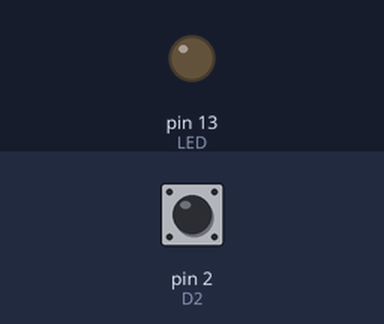
Bench run of a sketch on a simulated Arduino Uno, built with avr-gcc and run on an emulated ATmega328P. Parts: output pins drawn as LEDs (lit = HIGH). The test bench sets the inputs (shaded band); at power-on: pin 2 (D2) HIGH.

Above: at 1.2 s.
1.3 s: pin 2 (D2) pulled LOW for 0.15 s
At 1.8 s:
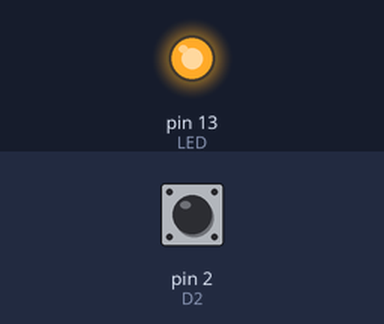
2.9 s: pin 2 (D2) pulled LOW for 1 s
At 4.2 s:
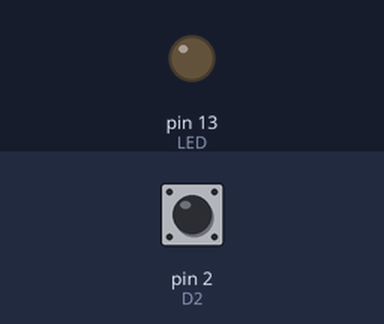
5.4 s: pin 2 (D2) pulled LOW for 3.2 s
At 6.1 s:
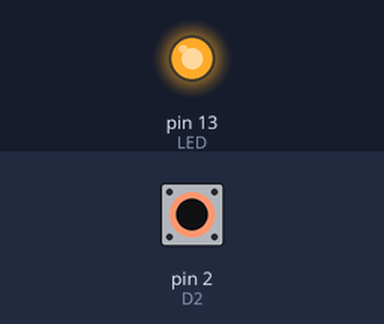
Timing chart, 0 to 8.4 s (numbered marks = the images above; inputs shaded):
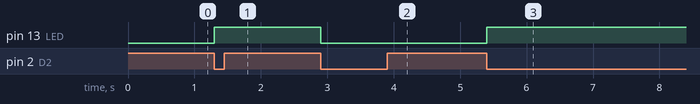

Measured:
- after the input at 1.3 s, pin 13 (LED): LOW → HIGH at once
- after the input at 2.9 s, pin 13 (LED): HIGH → LOW at once
- after the input at 5.4 s, pin 13 (LED): LOW → HIGH at once

The sketch:

blink.ino
```cpp
#define D2 2
#define LED 13
#define EPSILON 250

volatile static bool led_state = LOW;
volatile unsigned long prev = 0;

void setup() {
  pinMode(LED, OUTPUT);
  pinMode(D2, INPUT_PULLUP);
  attachInterrupt(digitalPinToInterrupt(D2), IRSwapLEDState, FALLING);

  digitalWrite(LED, led_state);
}

void loop() {
  digitalWrite(LED, led_state);
  // digitalWrite(LED, digitalRead(D2));
}

void swapLEDState() {
  unsigned long now = millis();

  if (now-prev > EPSILON) {
    led_state = !led_state;
    prev = now;
  }
}

void IRSwapLEDState() {
  led_state = !led_state;
}
```
